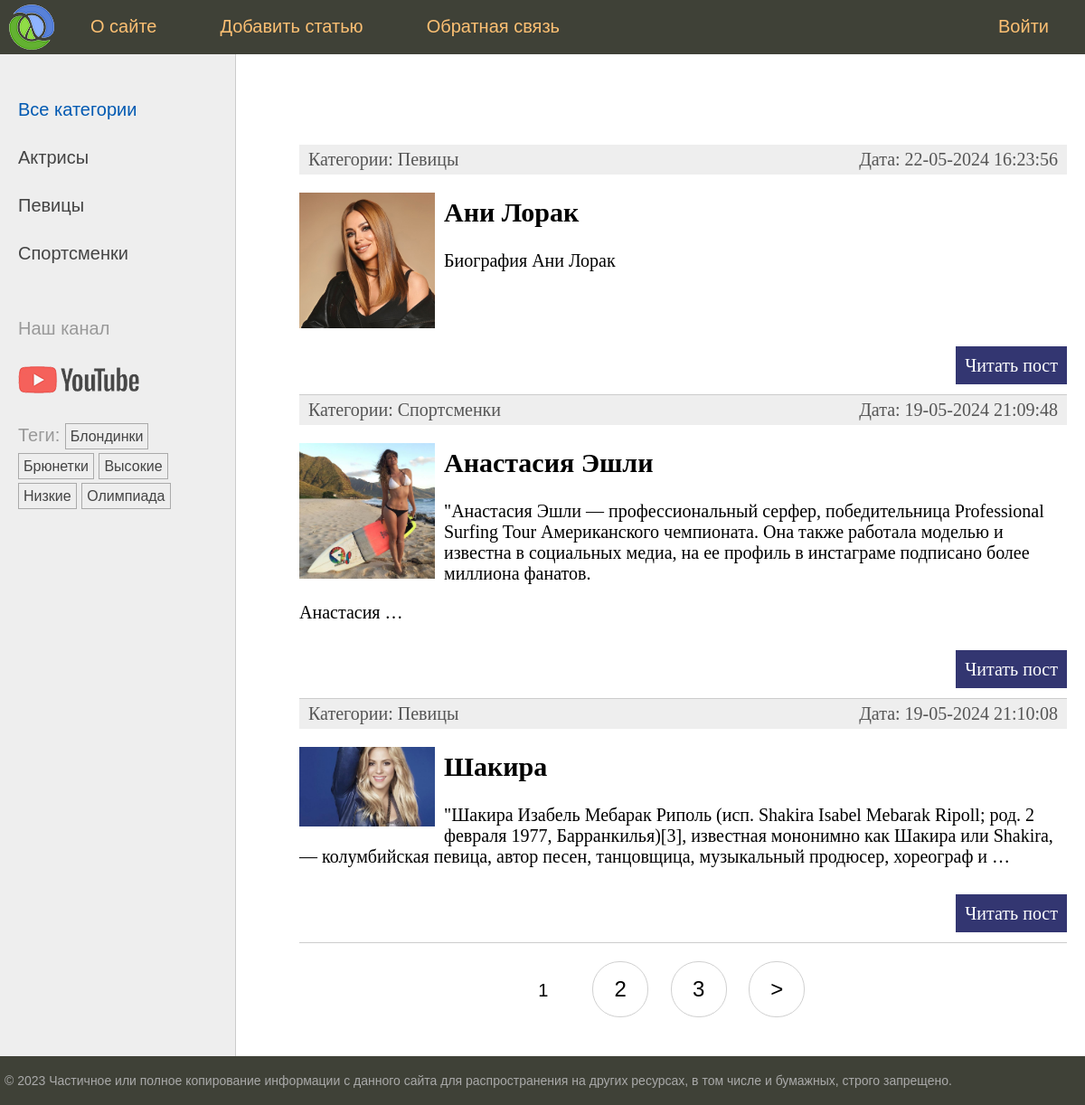
The app's page /, older data.
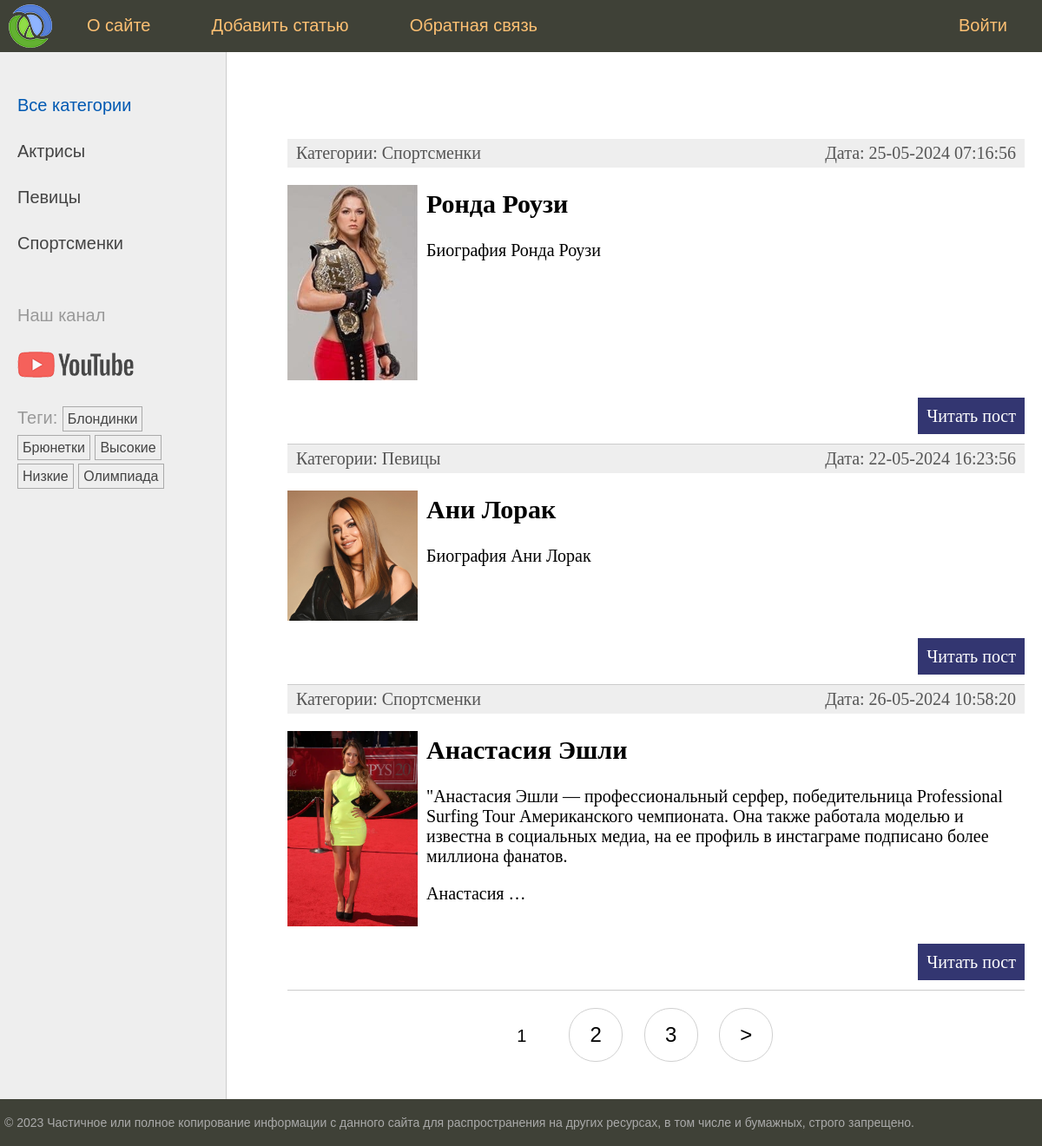
The same page, newer data.
### women/models.py (models this page shows, shortened)
class Category(models.Model):
    name = models.CharField(max_length=100, db_index=True, verbose_name="Категория")
    slug = models.SlugField(max_length=255, db_index=True, unique=True, verbose_name="Slug")
    class Meta:
        verbose_name = "Категория"
        verbose_name_plural = "Категории"
    def get_absolute_url(self):
        return reverse('category', kwargs={'cat_slug': self.slug})

class TagPost(models.Model):
    tag = models.CharField(max_length=100, db_index=True)
    slug = models.SlugField(max_length=255, unique=True, db_index=True)
    def get_absolute_url(self):
        return reverse('tag', kwargs={'tag_slug': self.slug})

class Women(models.Model):
    class Status(models.IntegerChoices):
        DRAFT = 0, "Черновик"
        PUBLISHED = 1, "Опубликовано"
    title = models.CharField(max_length=255, verbose_name="Заголовок")
    content = models.TextField(blank=True, verbose_name="Текст статьи")
    slug = models.SlugField(max_length=255, unique=True, db_index=True, verbose_name="Slug")
    photo = models.ImageField(upload_to='photos/%Y/%m/%d', default=None, blank=True, null=True, verbose_name="Фото")
    time_create = models.DateTimeField(auto_now_add=True, verbose_name="Время создания")
    time_update = models.DateTimeField(auto_now=True, verbose_name="Время изменения")
    is_published = models.BooleanField(choices=tuple(map(lambda x: (bool(x[0]), x[1]), Status.choices)),
                                       default=Status.DRAFT, verbose_name="Статус")
    cat = models.ForeignKey(to='Category', on_delete=models.PROTECT, related_name='posts', verbose_name="Категории")
    tags = models.ManyToManyField(to='TagPost', blank=True, related_name='womens', verbose_name="Теги")
    husband = models.OneToOneField(to='Husband', on_delete=models.SET_NULL, blank=True, null=True,
                                   related_name='woman', verbose_name="Муж")
    objects = models.Manager()
    published = PublishedManager()
    class Meta:
        verbose_name = "Известные женщины"
        verbose_name_plural = "Известные женщины"
        ordering = ["-time_create"]
        indexes = [
            models.Index(fields=["-time_create"])
        ]
    def get_absolute_url(self):
        return reverse('post', kwargs={'post_slug': self.slug})

### women/views.py (the view)
# urls.py: path("", views.WomenHome.as_view(), name='home'),
class WomenHome(DataMixin, ListView):
    template_name = 'women/index.html'
    context_object_name = 'posts'
    title_page = "Главная страница"
    cat_selected = 0
    def get_queryset(self):
        return Women.published.all().select_related("cat")

### women/models.py (called while the page is built)
    def get_queryset(self):
        return super().get_queryset().filter(is_published=Women.Status.PUBLISHED)

### women/templatetags/women_tags.py (called while the page is built)
@register.inclusion_tag('women/list_categories.html')
def show_category(cat_selected=0):
    cats = Category.objects.annotate(total=Count("posts")).filter(total__gt=0)
    return {'cats': cats, 'cat_selected': cat_selected}

@register.inclusion_tag('women/list_tags.html')
def show_tags():
    return {'tags': TagPost.objects.annotate(total=Count("womens")).filter(total__gt=0)}

### women/templates/women/index.html (shortened to what this page needs)
{% extends 'base.html' %}
{% block content %}
<ul class="list-articles">
	{% for p in posts %}
			<li><div class="article-panel">
        <p class="first">Категории: {{p.cat.name}}</p>
        <p class="last">Дата: {{p.time_update|date:"d-m-Y H:i:s"}}</p>
      </div>
        {% if p.photo %}
        <p><img class="img-article-left thumb" src="{{ p.photo.url }}"></p>
        {% endif %}
        <h2>{{p.title}}</h2>
	{% autoescape off %}
	{{p.content|linebreaks|truncatewords:"30"}}
	{% endautoescape %}
			<p class="link-read-post"><a href="{{ p.get_absolute_url }}">Читать пост</a></p>
			</li>
	{% endfor %}
</ul>
{% endblock %}
{% block navigation %}
{% if page_obj.has_other_pages %}
<nav class="list-pages">
    <ul>
        {% for p in paginator.page_range %}
        {% if page_obj.number == p %}
        <li class="page-num page-num-selected">{{ p }}</li>
        {% elif p >= page_obj.number|add:-2 and p <= page_obj.number|add:2 %}
        <li class="page-num">
            <a href="?page={{ p }}">{{ p }}</a>
        </li>
        {% endif %}
        {% endfor %}
        {% if page_obj.has_next %}
        <li class="page-num">
          <a href="?page={{ page_obj.next_page_number }}">&gt;</a>
        </li>
        {% endif %}
    </ul>
</nav>
{% endif %}
{% endblock %}

### women/templates/women/list_categories.html
{% for cat in cats %}
{% if cat.id == cat_selected %}
<li class="selected">{{cat.name}}</li>
{% else %}
<li><a href="{{ cat.get_absolute_url }}">{{cat.name}}</a></li>
{% endif %}
{% endfor %}

### women/templates/women/list_tags.html
{% if tags %}
<ul class="tags-list">
    <li>Теги:</li>
    {% for t in tags %}
    <li><a href="{{ t.get_absolute_url }}">{{t.tag}}</a></li>
    {% endfor %}
</ul>
{% endif %}

Row changes from the older to the newer data that the page shows:
no longer on this page (row unchanged): Women: cat.name "Певицы", time_update "19-05-2024 21:10:08", photo (picture), title "Шакира", content "\"Шакира Изабель Мебарак Риполь (исп. Shakira Isabel Mebarak Ripoll; род. 2 февраля 1977, Барранкилья)[3], известная мононимно как Шакира или Shakira, — колумбийская певица, автор песен, танцовщица, музыкальный продюсер, хореограф и …"
added Women: cat.name "Спортсменки", time_update "25-05-2024 07:16:56", photo (picture), title "Ронда Роузи", content "Биография Ронда Роузи"
changed Women "Анастасия Эшли": time_update "19-05-2024 21:09:48" → "26-05-2024 10:58:20"; photo: a different picture
